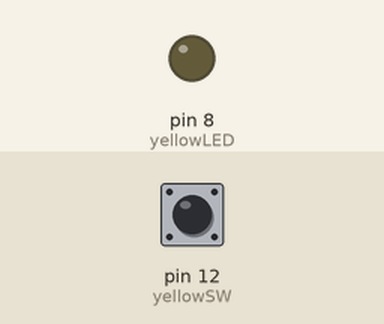
Simulated run of this sketch. Board: Arduino Uno, built with avr-gcc and run on an emulated ATmega328P. Shown: output pins drawn as LEDs (lit = HIGH). Inputs (shaded band) come from the test bench; at power-on: pin 12 (yellowSW) LOW.

Above: at 1.2 s.
1.3 s: pin 12 (yellowSW) pulled HIGH for 0.15 s
At 2.1 s:
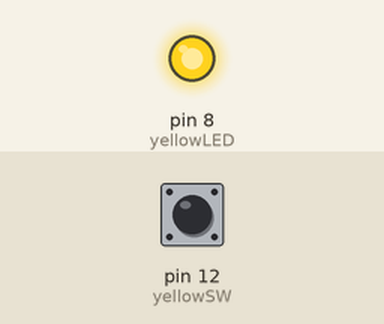
2.9 s: pin 12 (yellowSW) pulled HIGH for 1 s
At 4.6 s:
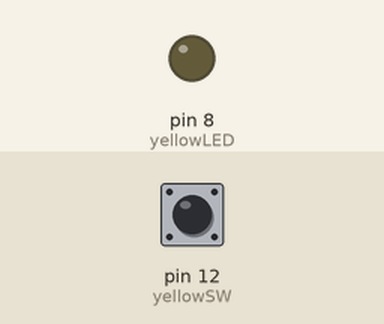
5.4 s: pin 12 (yellowSW) pulled HIGH for 3.2 s
At 9.4 s:
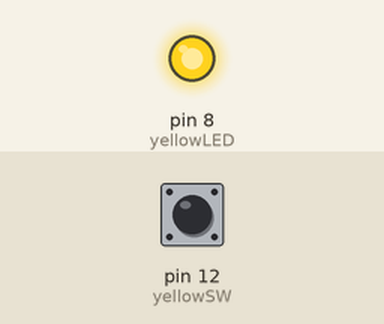
Timing chart, 0 to 10.9 s (numbered marks = the images above; inputs shaded):
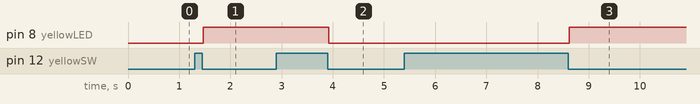

Measured:
- after the input at 1.3 s, pin 8 (yellowLED): LOW → HIGH after 0.17 s
- after the input at 2.9 s, pin 8 (yellowLED): HIGH → LOW after 1.0 s
- after the input at 5.4 s, pin 8 (yellowLED): LOW → HIGH after 3.2 s

The sketch:

LightControl.ino
```cpp
#include <SoftwareSerial.h>
#include <Wire.h>
SoftwareSerial BT( 3, 2 );
const byte yellowSW = 12;
const byte yellowLED = 8;
boolean stateYellowSW;
boolean lastStateYellowSW = LOW;
boolean stateYellowLED = LOW;
long lastYellowTime = 0;
long delayTime = 20;

void setup() {
  BT.begin( 9600 );
  pinMode( yellowSW, INPUT );
  pinMode( yellowLED, OUTPUT );

}

void loop() {
  boolean yellow = digitalRead( yellowSW );
  int val = BT.read();

  if( val == 49 )
  {
    if( stateYellowLED == LOW )
      BT.write( 50 );
    else
      BT.write( 51 );
  }


  if( val == 22 )
    stateYellowLED = !stateYellowLED;


  if( yellow != lastStateYellowSW )
    lastYellowTime = millis();

  if( ( millis() - lastYellowTime ) > delayTime )
  {
    if( yellow != stateYellowSW )
    {
      stateYellowSW = yellow;

      if( stateYellowSW == LOW )
        stateYellowLED = !stateYellowLED;
    }
  }

  digitalWrite( yellowLED, stateYellowLED );
  lastStateYellowSW = yellow;
}
```
